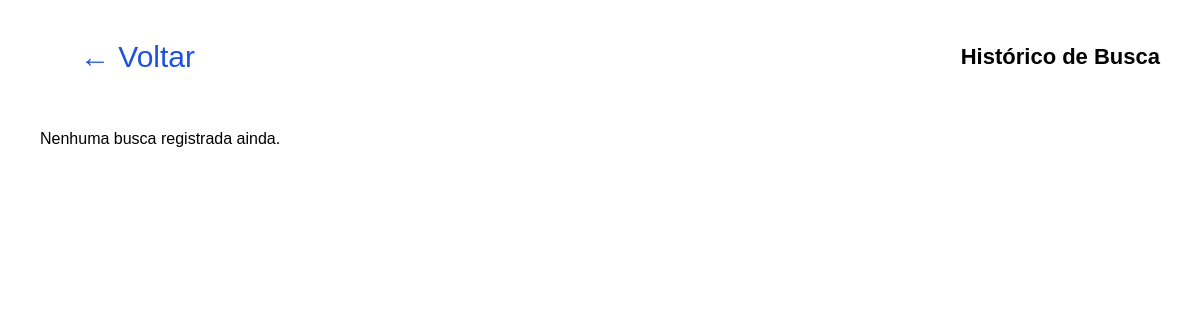
/historico/, run on an earlier commit of the app's database.
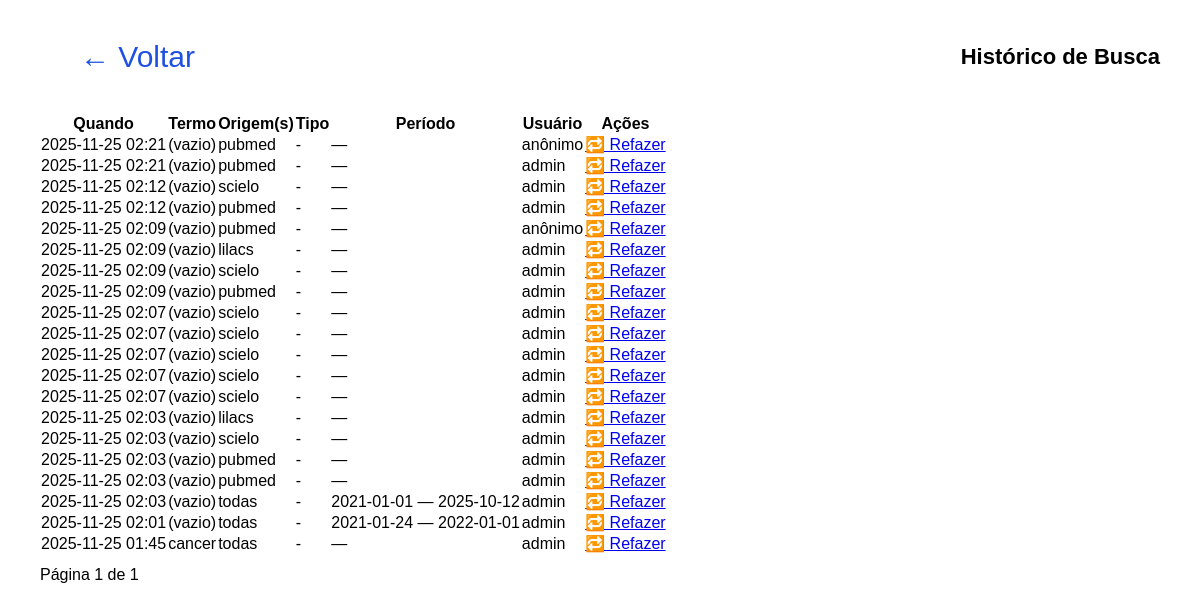
And on a later commit of the database.
### busca/models.py (models this page shows, shortened)
class SearchHistory(models.Model):
    user = models.ForeignKey(
        settings.AUTH_USER_MODEL,
        null=True,
        blank=True,
        on_delete=models.SET_NULL,
        help_text="Usuário que executou a busca (se autenticado)"
    )
    termo = models.CharField("termo", max_length=500, blank=True)
    origem = models.CharField("origem(s)", max_length=200, blank=True)   # ex: "pubmed,scielo"
    tipo = models.CharField("tipo", max_length=50, blank=True)           # autor / titulo / tema
    data_inicio = models.DateField("data início", null=True, blank=True)
    data_fim = models.DateField("data fim", null=True, blank=True)
    query_string = models.TextField("query string", blank=True)
    created_at = models.DateTimeField(auto_now_add=True)
    class Meta:
        verbose_name = "Histórico de Busca"
        verbose_name_plural = "Histórico de Buscas"
        ordering = ["-created_at"]

### busca/views.py (the view)
# urls.py: path("historico/", views.historico, name="historico"),
def historico(request):
    qs = SearchHistory.objects.all().select_related("user")
    paginator = Paginator(qs, 30)  # 30 por página
    page = request.GET.get("page", 1)
    page_obj = paginator.get_page(page)
    return render(request, "busca/historico.html", {
        "page_obj": page_obj
    })

### busca/templates/busca/historico.html (shortened to what this page needs)
{% load static %}
<!doctype html>
<html lang="pt-br">
<head>
  <link rel="stylesheet" href="{% static 'busca/style.css' %}">
</head>
<body>
  <header>
    <a href="{% url 'home' %}" class="back-button">← Voltar</a>
    <h1>Histórico de Busca</h1>
  </header>
  <div class="container">
    <div class="results-box">
      {% if page_obj.object_list %}
        <table class="history-table" style="width:100%; border-collapse:collapse;">
          <thead>
            <tr>
              <th>Quando</th>
              <th>Termo</th>
              <th>Origem(s)</th>
              <th>Tipo</th>
              <th>Período</th>
              <th>Usuário</th>
              <th>Ações</th>
            </tr>
          </thead>
          <tbody>
            {% for h in page_obj.object_list %}
              <tr>
                <td style="white-space:nowrap;">{{ h.created_at|date:"Y-m-d H:i" }}</td>
                <td>{{ h.termo|default:"(vazio)" }}</td>
                <td>{{ h.origem|default:"todas" }}</td>
                <td>{{ h.tipo|default:"-" }}</td>
                <td>
                  {% if h.data_inicio or h.data_fim %}
                    {{ h.data_inicio|date:"Y-m-d" }} — {{ h.data_fim|date:"Y-m-d" }}
                  {% else %}
                    —
                  {% endif %}
                </td>
                <td>
                    {% if h.user %}
                        {{ h.user.username }}
                    {% else %}
                        anônimo
                    {% endif %}
                </td>
                <td>
                  <a href="{% url 'resultados' %}?{{ h.query_string }}" class="btn small">🔁 Refazer</a>
                </td>
              </tr>
            {% endfor %}
          </tbody>
        </table>
        <div style="margin-top:12px;">
          Página {{ page_obj.number }} de {{ page_obj.paginator.num_pages }}
        </div>
      {% else %}
        <p>Nenhuma busca registrada ainda.</p>
      {% endif %}
    </div>
  </div>
</body>
</html>

### busca/static/busca/style.css (style rules this page uses)
body { font-family: 'Arial', sans-serif; background-color: #fff; margin: 0; padding: 0; color: #000; overflow-x: hidden; }
header { display: flex; justify-content: space-between; align-items: center; padding: 20px 40px; }
h1 { font-size: 22px; font-weight: bold; }
.back-button { font-size: 30px; color: #1E50E1; text-decoration: none; display: inline-block; margin: 20px 40px; }
.container { display: flex; justify-content: space-between; align-items: flex-start; padding: 0 40px; }

What changed in the data, as far as the page shows it:
added SearchHistory: created_at "2025-11-25 02:21", termo "(vazio)", origem "pubmed", tipo "-", shows "anônimo"
added SearchHistory: created_at "2025-11-25 02:21", termo "(vazio)", origem "pubmed", tipo "-", user.username "admin"
added SearchHistory: created_at "2025-11-25 02:12", termo "(vazio)", origem "scielo", tipo "-", user.username "admin"
added SearchHistory: created_at "2025-11-25 02:12", termo "(vazio)", origem "pubmed", tipo "-", user.username "admin"
added SearchHistory: created_at "2025-11-25 02:09", termo "(vazio)", origem "pubmed", tipo "-", shows "anônimo"
added SearchHistory: created_at "2025-11-25 02:09", termo "(vazio)", origem "lilacs", tipo "-", user.username "admin"
added SearchHistory: created_at "2025-11-25 02:09", termo "(vazio)", origem "scielo", tipo "-", user.username "admin"
added SearchHistory: created_at "2025-11-25 02:09", termo "(vazio)", origem "pubmed", tipo "-", user.username "admin"
added SearchHistory: created_at "2025-11-25 02:07", termo "(vazio)", origem "scielo", tipo "-", user.username "admin"
added SearchHistory: created_at "2025-11-25 02:07", termo "(vazio)", origem "scielo", tipo "-", user.username "admin"
added SearchHistory: created_at "2025-11-25 02:07", termo "(vazio)", origem "scielo", tipo "-", user.username "admin"
added SearchHistory: created_at "2025-11-25 02:07", termo "(vazio)", origem "scielo", tipo "-", user.username "admin"
added SearchHistory: created_at "2025-11-25 02:07", termo "(vazio)", origem "scielo", tipo "-", user.username "admin"
added SearchHistory: created_at "2025-11-25 02:03", termo "(vazio)", origem "lilacs", tipo "-", user.username "admin"
added SearchHistory: created_at "2025-11-25 02:03", termo "(vazio)", origem "scielo", tipo "-", user.username "admin"
added SearchHistory: created_at "2025-11-25 02:03", termo "(vazio)", origem "pubmed", tipo "-", user.username "admin"
added SearchHistory: created_at "2025-11-25 02:03", termo "(vazio)", origem "pubmed", tipo "-", user.username "admin"
added SearchHistory: created_at "2025-11-25 02:03", termo "(vazio)", origem "todas", tipo "-", data_inicio "2021-01-01", data_fim "2025-10-12", user.username "admin"
added SearchHistory: created_at "2025-11-25 02:01", termo "(vazio)", origem "todas", tipo "-", data_inicio "2021-01-24", data_fim "2022-01-01", user.username "admin"
added SearchHistory: created_at "2025-11-25 01:45", termo "cancer", origem "todas", tipo "-", user.username "admin"
Also different on the page:
{{ page_obj.number }}: (not shown) → "1"
{{ page_obj.paginator.num_pages }}: (not shown) → "1"
text no longer shown: "Nenhuma busca registrada ainda."
text now shown: "Quando Termo Origem(s) Tipo Período Usuário Ações Página de"
